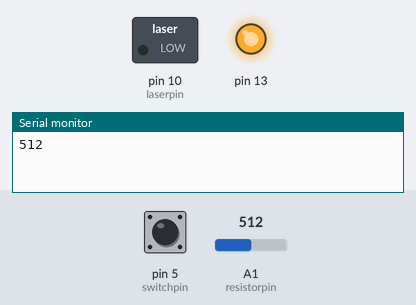
A sketch run on a simulated Arduino Uno, built with avr-gcc and run on an emulated ATmega328P. On the bench: switched loads named in the sketch (green lamp = pin HIGH), output pins drawn as LEDs (lit = HIGH), the last lines printed to the serial monitor. The inputs (shaded band) are chosen by the test bench; at power-on: A1 (resistorpin) = 512, pin 5 (switchpin) HIGH.

Above: at 0.1 s.
At 1.3 s:
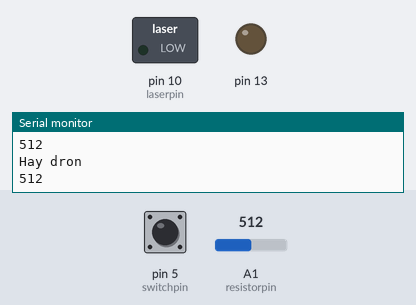
1.4 s: A1 (resistorpin) set to 716
Timing chart, 0 to 4.4 s (numbered marks = the images above; inputs shaded):
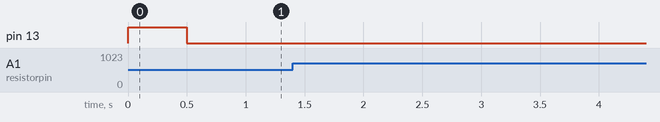

The sketch:

ss.ino
```cpp
#define laserpin 10
#define resistorpin A1
#define switchpin 5


int low;
int high;
char comando;
int resistorstatus;
void setup() {

  pinMode(laserpin,OUTPUT);
  pinMode(switchpin,INPUT);
  pinMode(13, OUTPUT);
  Serial.begin(9600);
}

void loop() {
 do{

	}
while(digitalRead(switchpin)==LOW);  // espera a que pulses el interruptor
digitalWrite(13,HIGH);
calibrate_high(); // calibra el valor de la resistencia cuando le da el laser
Serial.println(high);
delay(500);		// espera
digitalWrite(13,LOW);
do{

}
while(digitalRead(switchpin)==LOW); // otra vez espera a que pulses el interruptor

calibrate_low();  // calibra el valor de la resistencia cuando no le da el laser

/*

      FIN DE LA CALIBRACION
*/

while(1)
{
  if (Serial.available()<0) {
  comando = Serial.read();
  if(comando=='l'){
    laser(1);
    Serial.println("laser on");
  }

  if(comando=='k')
  {
    laser(0);
    Serial.println("laser off");

  }
  else  comando = 'a';
  }
  /*
            LASER FINALIZADO

  */
  resistorstatus = analogRead(resistorpin);
  if(resistorstatus>((low+high)/2))
  /* si el valor de la resistencia es menor que la media entre cuando le da y cuando no es que esta el dron*/
  Serial.println("No hay dron");
  else Serial.println("Hay dron");
  /* si no es que la media es mayor y por tanto está el dron*/
  Serial.println(resistorstatus);

  delay(50);
}

}

void calibrate_low()
{

  low = analogRead(resistorpin);

}
void calibrate_high()
{

   high = analogRead(resistorpin);


}
void laser(bool onoff)
{
  if(onoff==true) digitalWrite(laserpin,HIGH);
  else digitalWrite(laserpin,LOW);

}
```
